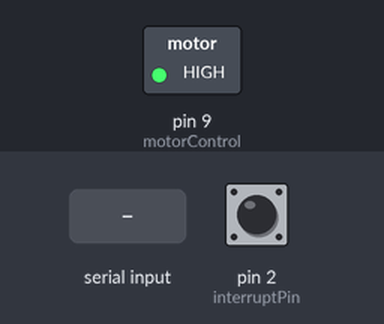
Recording of a sketch running on a simulated Arduino Uno, built with avr-gcc and run on an emulated ATmega328P. Parts: switched loads named in the sketch (green lamp = pin HIGH). The inputs (shaded band) are chosen by the test bench; at power-on: pin 2 (interruptPin) HIGH.

Above: at 1.2 s.
1.3 s: "start-stirring\n" received over Serial
4.3 s: pin 2 (interruptPin) pulled LOW for 0.15 s
Timing chart, 0 to 7.3 s (numbered marks = the images above; inputs shaded):
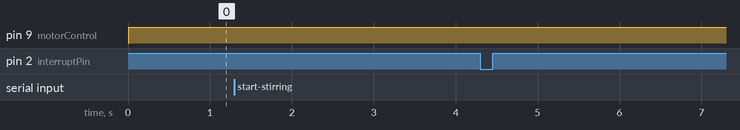

Measured:
- after the input at 4.3 s, pin 9 (motorControl): stays HIGH (without the input it goes to HIGH after 7.3 s)

The sketch:

Motor_control.ino
```cpp
const byte motorControl = 9;
double count;
const byte interruptPin = 2;
unsigned long timeold;
unsigned int rpm;
int data;
int value;
String val;
String newSpeed;

void setup() {
  Serial.begin(9600);
  pinMode(motorControl, OUTPUT);
  pinMode(interruptPin, INPUT_PULLUP);
  attachInterrupt(digitalPinToInterrupt(interruptPin),counts,FALLING);
  rpm = 0;
  timeold = 0;
  count = 0;
  data = 0;
}

void loop() {
  analogWrite(motorControl,data);
  if(Serial.available()>0)
  {
    val=Serial.readStringUntil('\n');
    if(val=="start-stirring"){
      data = 42;
    }
    else if (val == "end-stirring"){
      data = 0;
    }
    else if(val == "change-speed"){
      newSpeed = Serial.readStringUntil('\n');
      value = newSpeed.toInt();
      if (value==500){
        data=28;
      }
      else if (value==1000){
        data=42;
      }
      else if (value==1500){
        data=52;
      }
    }
    else if (val == "stirring-check" ){
      Serial.println(rpm);
    }
  }
  if (rpm > (value+20)){
    data = data - 1;
  }
  else if (rpm < (value-20)){
    data = data + 1;
  }
  /*if (count >= 30){
    rpm = count/(millis()-timeold)*60*1000;
    timeold = millis();
    count = 0;
  }*/
  if(millis()-timeold==1000){
    detachInterrupt(interruptPin);
    rpm=count*60;
    count=0;
    timeold = millis();
    attachInterrupt(digitalPinToInterrupt(interruptPin),counts,FALLING);
  }
}

void counts()
{
  count = count + 0.5;
  //Serial.println(count);
}
```
